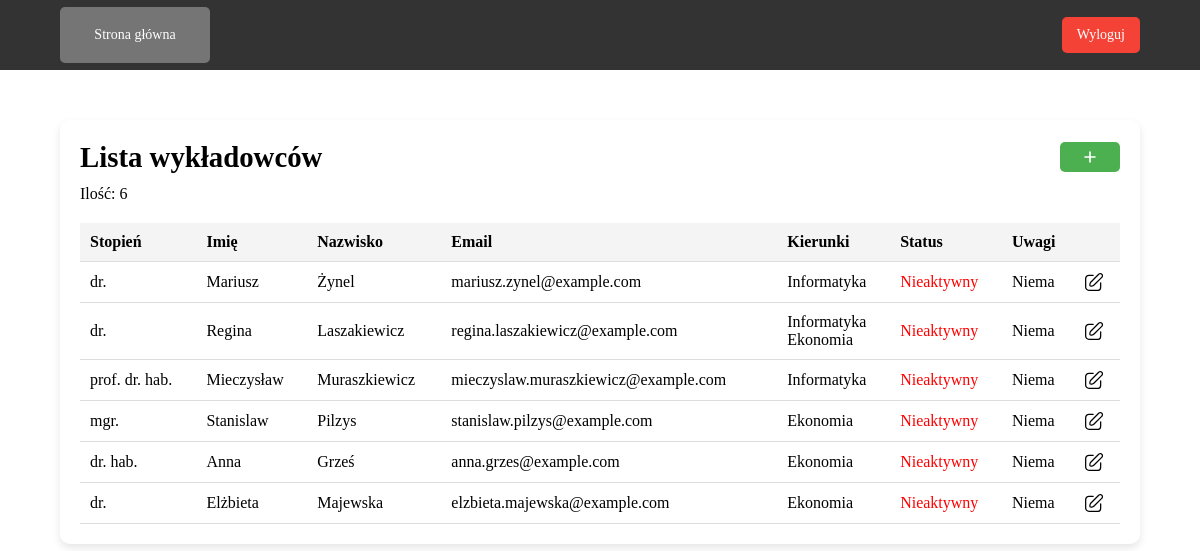
Page /admin/teachers.php on the committed database.
### tables this page shows
CREATE TABLE `tWykladowcy` (
  `ID` int NOT NULL,
  `imie` varchar(100) NOT NULL,
  `nazwisko` varchar(100) NOT NULL,
  `email` varchar(255) NOT NULL,
  `haslo` varchar(255) NOT NULL,
  `aktywny` enum('T','N') NOT NULL DEFAULT 'N',
  `uwagi` text,
  `stopien` varchar(50) DEFAULT NULL
);

CREATE TABLE `tKierunki` (
  `ID` int NOT NULL,
  `nazwa` varchar(255) NOT NULL,
  `uwagi` text
);

### config/functions.php (called while the page is built, shortened)
<?php
    function getTableCount($conn, $table) {
        $query = "SELECT COUNT(*) AS tableCount FROM $table";
        $result = mysqli_query($conn, $query);
        return mysqli_fetch_assoc($result)['tableCount'];
    }
    function getTableInfo($conn, $table) {
        $query = "SELECT * FROM $table";
        return mysqli_query($conn, $query);
    }
    function getCoursesNames($conn, $teacherId) {
        $query = "  SELECT
                        tKierunki.nazwa
                    FROM
                        tWykladowcyKierunki
                    JOIN
                        tKierunki ON tWykladowcyKierunki.id_kierunku = tKierunki.ID
                    WHERE
                        tWykladowcyKierunki.id_wykladowcy = '$teacherId'";
        $result = mysqli_query($conn, $query);
        return $result;
    }
?>

### public/admin/teachers.php (the view, shortened to what this page needs)
<?php
    require_once('../../config/connect.php');
    require_once('../../config/functions.php');
    $teacherInfo = getTableInfo($conn, 'tWykladowcy');
    $teacherCount = getTableCount($conn, 'tWykladowcy');
?>
<!DOCTYPE html>
<html lang="en">
<head>
    <link rel="stylesheet" href="../../assets/css/main.css">
</head>
<body>
    <header>
        <div class="header-content">
            <div class="left-header">
                <a class="nav-btn" href="admin_dashboard.php">Strona główna</a>
            </div>
            <div class="right-header">
                <?php
                    include('../../includes/logout_modal.php');
                ?>
            </div>
        </div>
    </header>
    <main class="main">
        <div class="container">
            <div class="title">
                <h1>Lista wykładowców</h1>
                <button class="add-btn" onclick="addEntity()">
                    <img src="../../assets/images/icons/plus.svg" class="add-icon">
                </button>
            </div>
            <p>Ilość: <?php echo $teacherCount; ?></p>
            <table>
                <thead>
                    <tr>
                        <th>Stopień</th>
                        <th>Imię</th>
                        <th>Nazwisko</th>
                        <th>Email</th>
                        <th>Kierunki</th>
                        <th>Status</th>
                        <th>Uwagi</th>
                        <th></th>
                    </tr>
                </thead>
                <tbody>
                    <?php while ($teacherData = mysqli_fetch_assoc($teacherInfo)): ?>
                        <tr>
                        <td><?php echo ($teacherData['stopien']); ?></td>
                            <td><?php echo ($teacherData['imie']); ?></td>
                            <td><?php echo ($teacherData['nazwisko']); ?></td>
                            <td><?php echo ($teacherData['email']); ?></td>
                            <td>
                                <?php
                                    $teacherId = $teacherData['ID'];
                                    $coursesName = getCoursesNames($conn, $teacherId);
                                    while ($courses = mysqli_fetch_assoc($coursesName)) {
                                        echo $courses['nazwa'] . '<br>';
                                    }
                                ?>
                            </td>
                            <td class="<?php echo $teacherData['aktywny'] == 'T' ? 'active' : 'inactive'; ?>">
                                <?php echo $teacherData['aktywny'] == 'T' ? 'Aktywny' : 'Nieaktywny'; ?>
                            </td>
                            <td><?php echo ($teacherData['uwagi']); ?></td>
                            <td>
                                <a href="edit_teacher.php?teacher_id=<?php echo $teacherData['ID']; ?>" class="btn-edit">
                                    <img src="../../assets/images/icons/edit.svg" class="edit-icon">
                                </a>
                            </td>
                        </tr>
                    <?php endwhile; ?>
                </tbody>
            </table>
        </div>
    </main>
</body>
</html>

### assets/css/main.css (style rules this page uses)
* { padding: 0px; margin: 0px; border: none; }
*, *::before, *::after { box-sizing: border-box; }
a, a:link, a:visited { text-decoration: none; }
aside, nav, footer, header, section, main { display: block; }
h1, h2, h3, h4, h5, h6, p { font-size: inherit; font-weight: inherit; }
img { vertical-align: top; }
img, svg { max-width: 100%; height: auto; }
input, textarea, button, select { font-family: inherit; font-size: inherit; color: inherit; background-color: transparent; }
button, input[type=submit] { display: inline-block; box-shadow: none; background-color: transparent; background: none; cursor: pointer; }
h1 { font-size: 1.8rem; font-weight: bold; line-height: 1.2; }
p { margin-top: 10px; }
.container { width: 90%; padding: 20px; box-shadow: 0px 4px 8px rgba(0, 0, 0, 0.1); border-radius: 10px; }
.main { margin-top: 50px; display: flex; justify-content: center; align-items: center; }
header { height: 70px; width: 100%; background-color: #333333; display: flex; align-items: center; justify-content: center; }
.header-content { width: 90%; display: flex; justify-content: space-between; }
.right-header { display: flex; justify-content: space-between; align-items: center; gap: 15px; }
.left-header { display: flex; justify-content: space-between; align-items: center; gap: 15px; }
.nav-btn { background-color: #757575; color: white; width: 150px; padding: 20px 20px; cursor: pointer; font-size: 14px; border-radius: 5px; text-align: center; }
.title { display: flex; justify-content: space-between; align-items: center; }
.add-btn { width: 60px; height: 30px; background-color: #4CAF50; border-radius: 5px; cursor: pointer; }
.edit-icon { width: 20px; height: 20px; }
.add-icon { width: 20px; height: 20px; }
table { width: 100%; margin-top: 20px; border-collapse: collapse; }
th, td { padding: 10px; text-align: left; border-bottom: 1px solid #ddd; }
th { background-color: #f4f4f4; color: black; }
.inactive { color: red; }

### rows in the picture
twykladowcy: stopien "dr.", imie "Mariusz", nazwisko "Żynel", email "mariusz.zynel@example.com", aktywny "Nieaktywny", uwagi "Niema"
tkierunki: nazwa "Informatyka"
twykladowcy: stopien "dr.", imie "Regina", nazwisko "Laszakiewicz", email "regina.laszakiewicz@example.com", aktywny "Nieaktywny", uwagi "Niema"
tkierunki: nazwa "Ekonomia"
twykladowcy: stopien "prof. dr. hab.", imie "Mieczysław", nazwisko "Muraszkiewicz", email "mieczyslaw.muraszkiewicz@example.com", aktywny "Nieaktywny", uwagi "Niema"
twykladowcy: stopien "mgr.", imie "Stanislaw", nazwisko "Pilzys", email "stanislaw.pilzys@example.com", aktywny "Nieaktywny", uwagi "Niema"
twykladowcy: stopien "dr. hab.", imie "Anna", nazwisko "Grześ", email "anna.grzes@example.com", aktywny "Nieaktywny", uwagi "Niema"
twykladowcy: stopien "dr.", imie "Elżbieta", nazwisko "Majewska", email "elzbieta.majewska@example.com", aktywny "Nieaktywny", uwagi "Niema"

### other values in the picture
$teacherCount "6"
